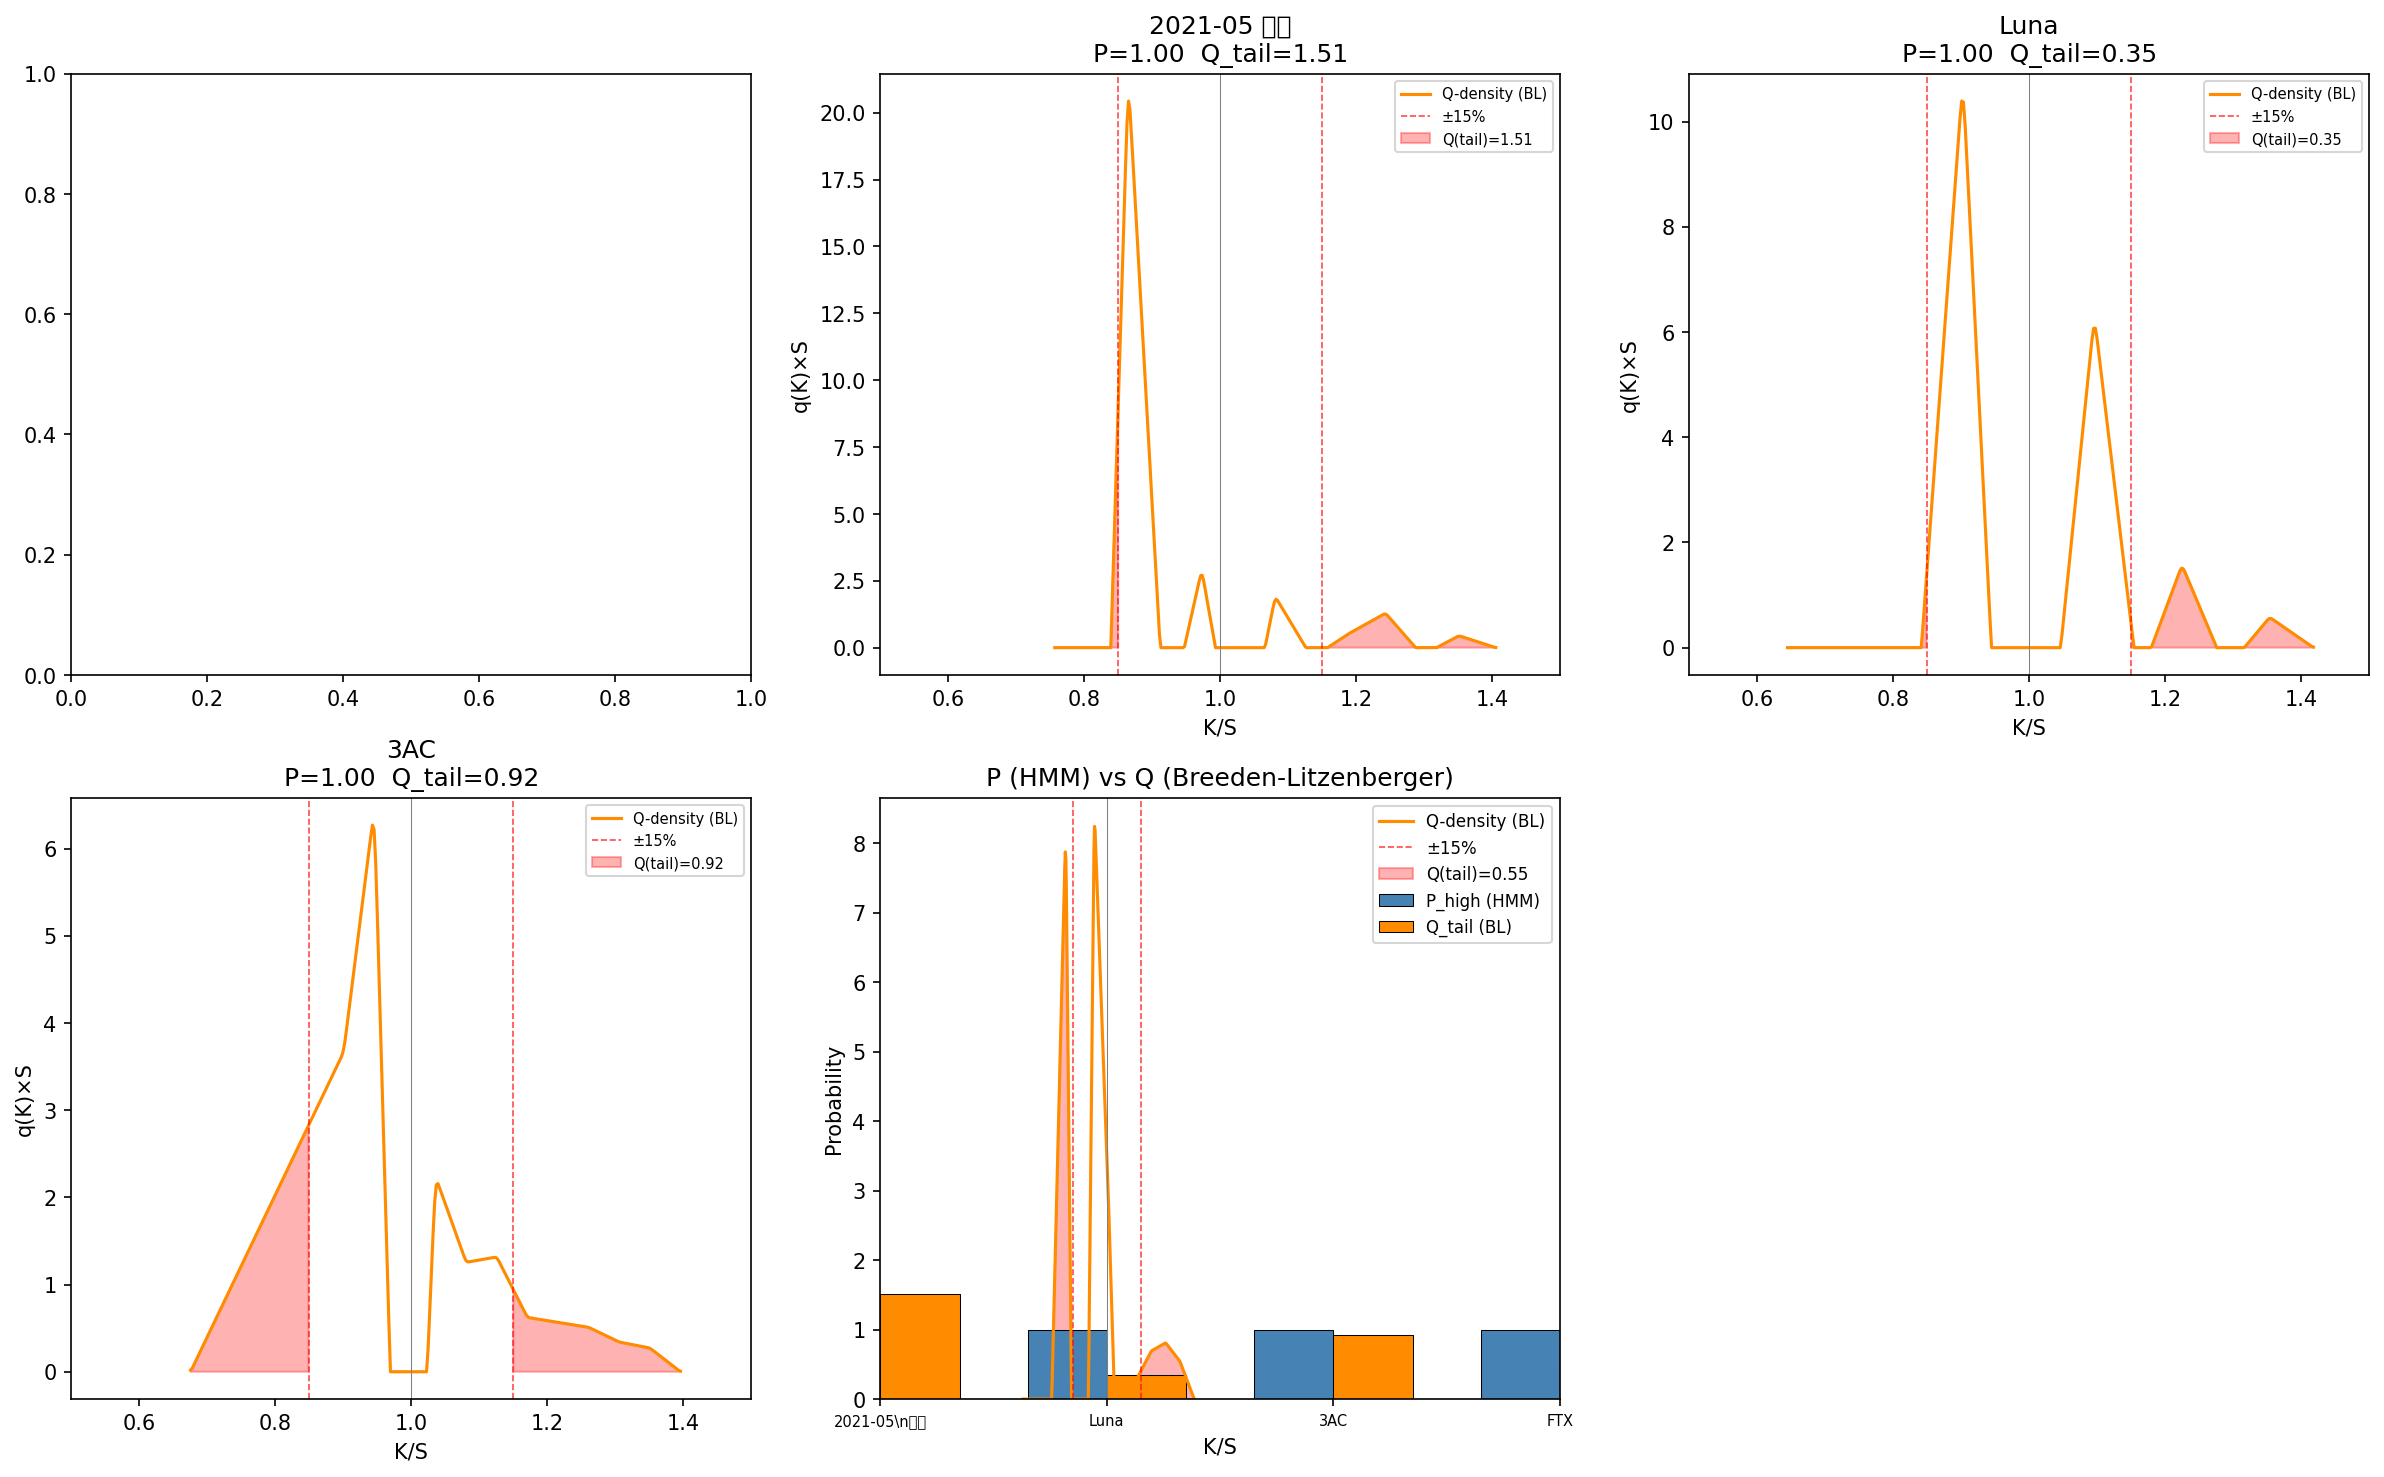

Python code for this plot:
"""
Breeden-Litzenberger Q-density
================================
d²C/dK² = e^{-rT} × q(K)  (r=0 for crypto)

절차:
  1. 위기/평온 대표 날짜 5개 선택
  2. 각 날짜의 ~30일 만기 옵션 체인 (±40% moneyness) Deribit 수집
  3. B-L 수치 미분 → Q-density
  4. Q(|ret|>15%) vs P_high (HMM) 비교

날짜: 평온(2021-10-01), 2021-05 급락(2021-05-19),
      Luna(2022-05-10), 3AC(2022-06-14), FTX(2022-11-09)
"""
import warnings; warnings.filterwarnings('ignore')
import time, pickle, os
import numpy as np
import pandas as pd
import requests
from scipy.stats import norm
from scipy.interpolate import CubicSpline
import matplotlib.pyplot as plt

CACHE = "bl_chains.pkl"

# ── 날짜 / 만기 설정 ──────────────────────────────────────
# (날짜, 만기, 레이블)  만기=Deribit DDMONYY 형식
TARGETS = [
    ("2021-10-01", "29OCT21", "평온 2021-10"),
    ("2021-05-19", "28MAY21", "2021-05 급락"),
    ("2022-05-10", "27MAY22", "Luna"),
    ("2022-06-14", "24JUN22", "3AC"),
    ("2022-11-09", "25NOV22", "FTX"),
]

# ── Deribit 유틸 ──────────────────────────────────────────
BASE = "https://www.deribit.com/api/v2/public"

def deribit(method, **params):
    r = requests.get(f"{BASE}/{method}", params=params, timeout=15)
    return r.json().get("result", {})

def get_mark_price_on_date(instrument, date_str):
    """일별 OHLCV에서 해당 날짜 종가(mark price) 반환 (BTC 단위)"""
    ts = int(pd.Timestamp(date_str).timestamp() * 1000)
    res = deribit("get_tradingview_chart_data",
                  instrument_name=instrument,
                  start_timestamp=ts,
                  end_timestamp=ts + 86_400_000,
                  resolution="1D")
    if not res or "close" not in res or not res["close"]:
        return None
    return float(res["close"][0])   # BTC 단위

def get_spot_on_date(date_str):
    """btc_price 시리즈에서 spot 가져오기"""
    with open("arena_val_features.pkl",'rb') as f:
        _, btc_price = pickle.load(f)
    idx = btc_price.index.get_indexer([pd.Timestamp(date_str)], method='nearest')[0]
    return float(btc_price.iloc[idx])

def deribit_strikes(spot, pct_range=0.40, step_pct=0.05):
    """spot ± pct_range를 step_pct 간격으로 정규 스트라이크 생성"""
    lo = spot * (1 - pct_range)
    hi = spot * (1 + pct_range)
    # Deribit 스트라이크: 1000 단위 (BTC)
    step = max(1000, round(spot * step_pct / 1000) * 1000)
    lo_r = int(round(lo / step) * step)
    hi_r = int(round(hi / step) * step)
    return list(range(lo_r, hi_r + step, step))

# ── 옵션 체인 수집 ────────────────────────────────────────
def fetch_chain(date_str, expiry_code, label, spot):
    strikes = deribit_strikes(spot)
    chain   = []
    for K in strikes:
        for opt in ['C', 'P']:
            instr = f"BTC-{expiry_code}-{K}-{opt}"
            p = get_mark_price_on_date(instr, date_str)
            if p is not None and p > 0:
                chain.append({"strike": K, "type": opt,
                               "price_btc": p, "price_usd": p * spot})
        time.sleep(0.05)
    df = pd.DataFrame(chain)
    print(f"  {label}: {len(df)} 옵션  "
          f"strikes {df['strike'].min() if len(df)>0 else '-'} ~ "
          f"{df['strike'].max() if len(df)>0 else '-'}")
    return df

if os.path.exists(CACHE):
    print(f"캐시 로드: {CACHE}")
    with open(CACHE,'rb') as f:
        chains = pickle.load(f)
else:
    chains = {}
    for date_str, expiry, label in TARGETS:
        spot = get_spot_on_date(date_str)
        print(f"\n{label} ({date_str})  spot=${spot:,.0f}")
        df = fetch_chain(date_str, expiry, label, spot)
        chains[label] = {"date": date_str, "expiry": expiry,
                         "spot": spot, "chain": df}
        time.sleep(0.5)
    with open(CACHE,'wb') as f:
        pickle.dump(chains, f)
    print(f"\n저장: {CACHE}")


# ── Breeden-Litzenberger ──────────────────────────────────
def bs_call(S, K, T, sigma, r=0.0):
    if sigma <= 0 or T <= 0: return max(S - K, 0)
    d1 = (np.log(S/K) + (r + 0.5*sigma**2)*T) / (sigma*np.sqrt(T))
    d2 = d1 - sigma*np.sqrt(T)
    return S*norm.cdf(d1) - K*np.exp(-r*T)*norm.cdf(d2)

def bs_put(S, K, T, sigma, r=0.0):
    return bs_call(S, K, T, sigma, r) - S + K*np.exp(-r*T)

def bl_density(chain_df, spot, date_str, expiry_code, r=0.0):
    """콜 가격 → B-L 밀도"""
    # 만기까지 남은 일수
    expiry_map = {
        "29OCT21": "2021-10-29", "28MAY21": "2021-05-28",
        "27MAY22": "2022-05-27", "24JUN22": "2022-06-24",
        "25NOV22": "2022-11-25",
    }
    T = (pd.Timestamp(expiry_map[expiry_code]) -
         pd.Timestamp(date_str)).days / 365.0
    if T <= 0: T = 1/365

    calls = chain_df[chain_df['type'] == 'C'].copy()
    puts  = chain_df[chain_df['type'] == 'P'].copy()

    # put-call parity로 콜 가격 보완 (OTM put → ITM call 변환)
    # C = P + S - K*e^{-rT}
    for _, row in puts.iterrows():
        K = row['strike']
        if K < spot:  # OTM put → ITM call (B-L은 OTM 중심이므로 활용)
            c_parity = row['price_usd'] + spot - K * np.exp(-r * T)
            if K not in calls['strike'].values:
                calls = pd.concat([calls, pd.DataFrame([{
                    'strike': K, 'type': 'C',
                    'price_btc': c_parity/spot, 'price_usd': c_parity
                }])], ignore_index=True)

    calls = calls.sort_values('strike').drop_duplicates('strike')
    if len(calls) < 5:
        return None, None, None

    K_arr = calls['strike'].values.astype(float)
    C_arr = calls['price_usd'].values.astype(float)

    # 단조감소 강제 (arbitrage-free)
    for i in range(1, len(C_arr)):
        if C_arr[i] > C_arr[i-1]:
            C_arr[i] = C_arr[i-1] * 0.999

    # 균일 그리드로 보간 후 수치 이중 미분
    K_min, K_max = K_arr[0], K_arr[-1]
    K_grid = np.linspace(K_min, K_max, 300)
    cs     = CubicSpline(K_arr, C_arr, bc_type='natural')
    C_grid = np.maximum(cs(K_grid), 0)

    dK  = K_grid[1] - K_grid[0]
    d2C = np.gradient(np.gradient(C_grid, dK), dK)
    q   = np.maximum(d2C * np.exp(r * T), 0)

    # 정규화
    area = np.trapz(q, K_grid)
    if area < 1e-10:
        return None, None, None
    q /= area

    return K_grid, q, T


# ── HMM P_high 로드 ───────────────────────────────────────
with open("arena_val_hmm.pkl",'rb') as f:
    _, high_p_daily, _ = pickle.load(f)
with open("intraday_hmm.pkl",'rb') as f:
    intra = pickle.load(f)
high_p_1h = intra["high_p_1h"]


# ── 분석 ─────────────────────────────────────────────────
THRESHOLD = 0.15   # 15% 이상 이동 = 고변동성 레짐 정의

results = []
fig, axes = plt.subplots(2, 3, figsize=(16, 10))
axes_flat = axes.flatten()

for idx, (label, data) in enumerate(chains.items()):
    date_str  = data['date']
    expiry    = data['expiry']
    spot      = data['spot']
    chain_df  = data['chain']

    if len(chain_df) < 5:
        print(f"{label}: 데이터 부족 ({len(chain_df)}개)")
        continue

    K_grid, q, T = bl_density(chain_df, spot, date_str, expiry)
    if K_grid is None:
        print(f"{label}: B-L 밀도 계산 실패")
        continue

    # Q(|ret| > 15%) = tail probability
    lo = spot * (1 - THRESHOLD)
    hi = spot * (1 + THRESHOLD)
    mask_tail = (K_grid < lo) | (K_grid > hi)
    q_tail    = np.trapz(q[mask_tail], K_grid[mask_tail]) if mask_tail.sum() > 1 else 0.0
    q_down    = np.trapz(q[K_grid < lo], K_grid[K_grid < lo]) if (K_grid < lo).sum() > 1 else 0.0
    q_up      = np.trapz(q[K_grid > hi], K_grid[K_grid > hi]) if (K_grid > hi).sum() > 1 else 0.0

    # P_high (일별 HMM)
    ts = pd.Timestamp(date_str)
    p_daily = float(high_p_daily.reindex([ts], method='nearest').iloc[0]) \
              if ts in high_p_daily.index or True else 0.0
    p_intra_day = high_p_1h[high_p_1h.index.date == pd.Timestamp(date_str).date()]
    p_intra = float(p_intra_day.mean()) if len(p_intra_day) > 0 else 0.0

    print(f"\n[{label}]  spot=${spot:,.0f}  T={T*365:.0f}d")
    print(f"  Q(tail>15%): {q_tail:.3f}  Q(down): {q_down:.3f}  Q(up): {q_up:.3f}")
    print(f"  P_high(일별): {p_daily:.3f}  P_high(1h): {p_intra:.3f}")
    print(f"  Q_tail / P_daily ratio: {q_tail/(p_daily+1e-6):.2f}x")

    results.append({
        "label": label, "date": date_str, "spot": spot,
        "q_tail": q_tail, "q_down": q_down, "q_up": q_up,
        "p_daily": p_daily, "p_intra": p_intra,
        "K_grid": K_grid, "q": q, "T": T,
    })

    # 밀도 플롯
    ax = axes_flat[idx]
    ax.plot(K_grid / spot, q * spot, color='darkorange', lw=1.5, label='Q-density (BL)')
    ax.axvline(1 - THRESHOLD, color='red', lw=0.8, linestyle='--', alpha=0.7)
    ax.axvline(1 + THRESHOLD, color='red', lw=0.8, linestyle='--', alpha=0.7, label='±15%')
    ax.axvline(1.0, color='gray', lw=0.5)
    ax.fill_between(K_grid/spot, q*spot,
                    where=(K_grid < lo) | (K_grid > hi),
                    alpha=0.3, color='red', label=f'Q(tail)={q_tail:.2f}')
    ax.set_title(f"{label}\nP={p_daily:.2f}  Q_tail={q_tail:.2f}")
    ax.set_xlabel("K/S"); ax.set_ylabel("q(K)×S")
    ax.legend(fontsize=7)
    ax.set_xlim(0.5, 1.5)

# 마지막 패널: P vs Q 비교
if results:
    ax = axes_flat[len(results)]
    labels_r = [r["label"] for r in results]
    q_tails  = [r["q_tail"]  for r in results]
    p_dailys = [r["p_daily"] for r in results]
    x = np.arange(len(results))
    w = 0.35
    ax.bar(x - w/2, p_dailys, w, label='P_high (HMM)', color='steelblue', edgecolor='black', lw=0.5)
    ax.bar(x + w/2, q_tails,  w, label='Q_tail (BL)',  color='darkorange', edgecolor='black', lw=0.5)
    ax.set_xticks(x)
    ax.set_xticklabels([r["label"].replace(" ","\\n") for r in results], fontsize=7)
    ax.set_title("P (HMM) vs Q (Breeden-Litzenberger)")
    ax.set_ylabel("Probability")
    ax.legend(fontsize=8)

for i in range(len(results)+1, 6):
    axes_flat[i].set_visible(False)

plt.tight_layout()
plt.savefig("bl_density.png", dpi=150, bbox_inches='tight')
print("\n그래프 저장: bl_density.png")


# ── 최종 판정 ─────────────────────────────────────────────
if results:
    print("\n" + "=" * 65)
    print("Breeden-Litzenberger P vs Q 비교")
    print("=" * 65)
    print(f"{'날짜':20s} {'Q_tail':>8} {'Q_down':>8} {'P_daily':>8} {'ratio':>8}")
    print("-" * 55)
    for r in results:
        print(f"  {r['label']:18s} {r['q_tail']:8.3f} {r['q_down']:8.3f} "
              f"{r['p_daily']:8.3f} {r['q_tail']/(r['p_daily']+1e-6):8.1f}x")

    crisis = [r for r in results if r['label'] != "평온 2021-10"]
    calm   = [r for r in results if r['label'] == "평온 2021-10"]

    if crisis and calm:
        q_crisis = np.mean([r['q_tail'] for r in crisis])
        q_calm   = np.mean([r['q_tail'] for r in calm])
        p_crisis = np.mean([r['p_daily'] for r in crisis])
        p_calm   = np.mean([r['p_daily'] for r in calm])
        print(f"\n위기 국면:  Q_tail={q_crisis:.3f}  P_high={p_crisis:.3f}")
        print(f"평온 국면:  Q_tail={q_calm:.3f}   P_high={p_calm:.3f}")

        if q_crisis > q_calm * 1.5 and p_crisis > p_calm * 1.5:
            verdict = "P와 Q 모두 위기 국면 포착 - 방향 일치"
        elif q_crisis > q_calm * 1.5 and p_crisis <= p_calm * 1.5:
            verdict = "Q만 위기 포착 - P가 과소추정 (P != Q)"
        elif q_crisis <= q_calm * 1.5 and p_crisis > p_calm * 1.5:
            verdict = "P만 위기 포착 - Q가 과소추정"
        else:
            verdict = "P, Q 모두 위기 미포착 - 데이터 문제 가능성"
        print(f"\n판정: {verdict}")
    print("=" * 65)
